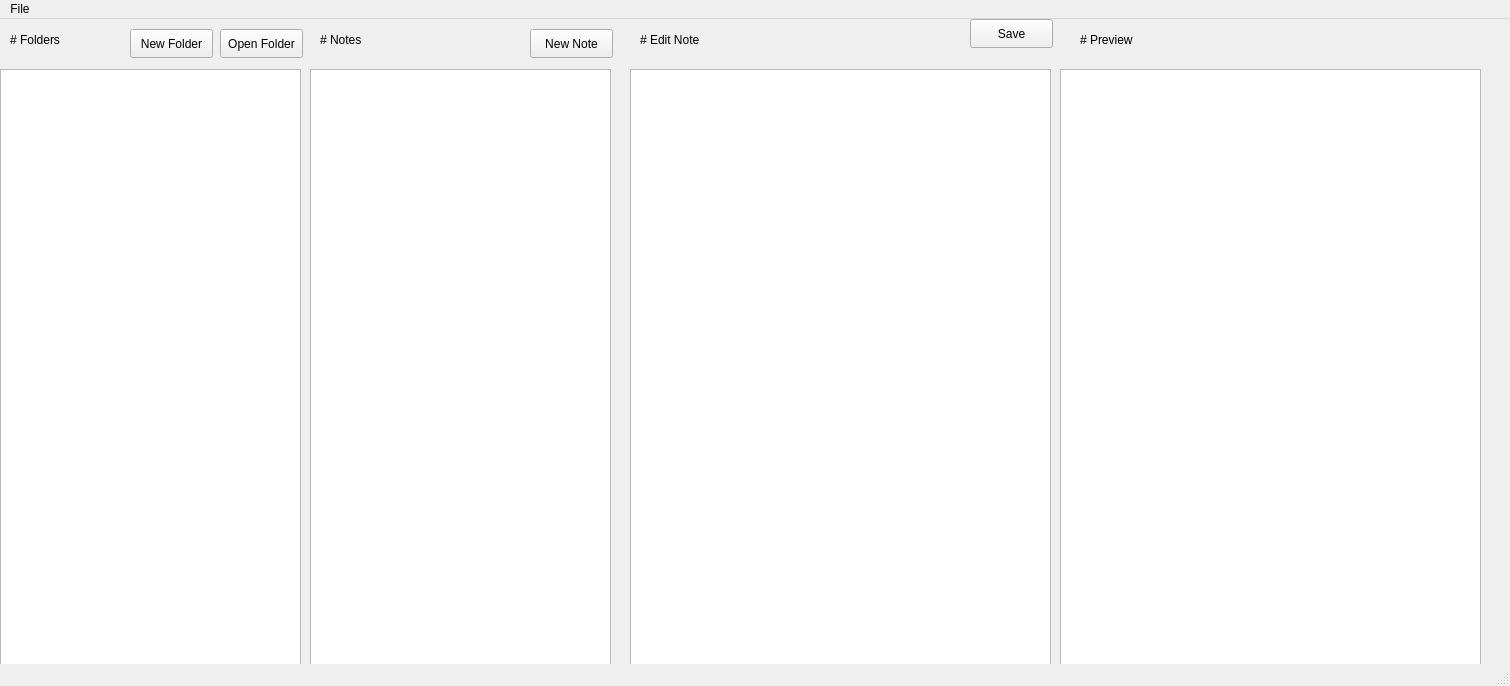
<?xml version="1.0" encoding="UTF-8"?>
<ui version="4.0">
 <class>MainWindow</class>
 <widget class="QMainWindow" name="MainWindow">
  <property name="geometry">
   <rect>
    <x>0</x>
    <y>0</y>
    <width>1510</width>
    <height>686</height>
   </rect>
  </property>
  <property name="windowTitle">
   <string>MainWindow</string>
  </property>
  <widget class="QWidget" name="centralwidget">
   <widget class="QTreeView" name="treeView">
    <property name="geometry">
     <rect>
      <x>0</x>
      <y>50</y>
      <width>301</width>
      <height>631</height>
     </rect>
    </property>
    <property name="autoFillBackground">
     <bool>true</bool>
    </property>
   </widget>
   <widget class="QLabel" name="label">
    <property name="geometry">
     <rect>
      <x>10</x>
      <y>0</y>
      <width>101</width>
      <height>41</height>
     </rect>
    </property>
    <property name="sizePolicy">
     <sizepolicy hsizetype="Preferred" vsizetype="Preferred">
      <horstretch>6</horstretch>
      <verstretch>0</verstretch>
     </sizepolicy>
    </property>
    <property name="minimumSize">
     <size>
      <width>30</width>
      <height>20</height>
     </size>
    </property>
    <property name="text">
     <string># Folders</string>
    </property>
    <property name="textFormat">
     <enum>Qt::TextFormat::MarkdownText</enum>
    </property>
   </widget>
   <widget class="QPushButton" name="newFolder">
    <property name="geometry">
     <rect>
      <x>130</x>
      <y>10</y>
      <width>83</width>
      <height>29</height>
     </rect>
    </property>
    <property name="text">
     <string>New Folder</string>
    </property>
   </widget>
   <widget class="QPushButton" name="openFolder">
    <property name="geometry">
     <rect>
      <x>220</x>
      <y>10</y>
      <width>83</width>
      <height>29</height>
     </rect>
    </property>
    <property name="text">
     <string>Open Folder</string>
    </property>
   </widget>
   <widget class="QLabel" name="label_2">
    <property name="geometry">
     <rect>
      <x>320</x>
      <y>0</y>
      <width>101</width>
      <height>41</height>
     </rect>
    </property>
    <property name="sizePolicy">
     <sizepolicy hsizetype="Preferred" vsizetype="Preferred">
      <horstretch>6</horstretch>
      <verstretch>0</verstretch>
     </sizepolicy>
    </property>
    <property name="minimumSize">
     <size>
      <width>30</width>
      <height>20</height>
     </size>
    </property>
    <property name="text">
     <string># Notes</string>
    </property>
    <property name="textFormat">
     <enum>Qt::TextFormat::MarkdownText</enum>
    </property>
   </widget>
   <widget class="QTreeView" name="treeViewNotes">
    <property name="geometry">
     <rect>
      <x>310</x>
      <y>50</y>
      <width>301</width>
      <height>631</height>
     </rect>
    </property>
    <property name="autoFillBackground">
     <bool>true</bool>
    </property>
   </widget>
   <widget class="QPushButton" name="newNote">
    <property name="geometry">
     <rect>
      <x>530</x>
      <y>10</y>
      <width>83</width>
      <height>29</height>
     </rect>
    </property>
    <property name="text">
     <string>New Note</string>
    </property>
   </widget>
   <widget class="QPushButton" name="saveNote">
    <property name="geometry">
     <rect>
      <x>970</x>
      <y>0</y>
      <width>83</width>
      <height>29</height>
     </rect>
    </property>
    <property name="text">
     <string>Save</string>
    </property>
   </widget>
   <widget class="QTextBrowser" name="previewNote">
    <property name="geometry">
     <rect>
      <x>1060</x>
      <y>50</y>
      <width>421</width>
      <height>611</height>
     </rect>
    </property>
   </widget>
   <widget class="QPlainTextEdit" name="plainTextEditNote">
    <property name="geometry">
     <rect>
      <x>630</x>
      <y>50</y>
      <width>421</width>
      <height>611</height>
     </rect>
    </property>
   </widget>
   <widget class="QLabel" name="label_3">
    <property name="geometry">
     <rect>
      <x>640</x>
      <y>0</y>
      <width>161</width>
      <height>41</height>
     </rect>
    </property>
    <property name="sizePolicy">
     <sizepolicy hsizetype="Preferred" vsizetype="Preferred">
      <horstretch>6</horstretch>
      <verstretch>0</verstretch>
     </sizepolicy>
    </property>
    <property name="minimumSize">
     <size>
      <width>30</width>
      <height>20</height>
     </size>
    </property>
    <property name="text">
     <string># Edit Note</string>
    </property>
    <property name="textFormat">
     <enum>Qt::TextFormat::MarkdownText</enum>
    </property>
   </widget>
   <widget class="QLabel" name="label_4">
    <property name="geometry">
     <rect>
      <x>1080</x>
      <y>0</y>
      <width>131</width>
      <height>41</height>
     </rect>
    </property>
    <property name="sizePolicy">
     <sizepolicy hsizetype="Preferred" vsizetype="Preferred">
      <horstretch>6</horstretch>
      <verstretch>0</verstretch>
     </sizepolicy>
    </property>
    <property name="minimumSize">
     <size>
      <width>30</width>
      <height>20</height>
     </size>
    </property>
    <property name="text">
     <string># Preview</string>
    </property>
    <property name="textFormat">
     <enum>Qt::TextFormat::MarkdownText</enum>
    </property>
   </widget>
  </widget>
  <widget class="QMenuBar" name="menubar">
   <property name="geometry">
    <rect>
     <x>0</x>
     <y>0</y>
     <width>1510</width>
     <height>25</height>
    </rect>
   </property>
   <widget class="QMenu" name="menuOpen_Folder">
    <property name="title">
     <string>File</string>
    </property>
   </widget>
   <addaction name="menuOpen_Folder"/>
  </widget>
  <widget class="QStatusBar" name="statusbar"/>
  <action name="actionOpen_Folder">
   <property name="text">
    <string>Open Folder</string>
   </property>
  </action>
 </widget>
 <resources/>
 <connections/>
</ui>
